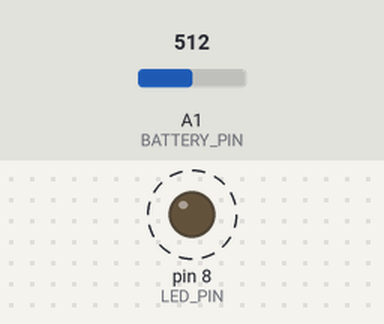
Recording of a sketch running on a simulated Arduino Uno, built with avr-gcc and run on an emulated ATmega328P. Shown: output pins drawn as LEDs (lit = HIGH). Dashed ring = blinking. Inputs (shaded band) come from the test bench; at power-on: A1 (BATTERY_PIN) = 512. What the sketch prints to the serial monitor is not drawn.

Above: at 0.12 s.
Timing chart, 0 to 3.0 s (numbered marks = the images above):
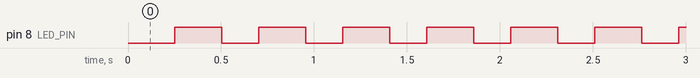

Measured:
- by itself, pin 8 (LED_PIN): alternates HIGH for 0.25 s and LOW for 0.20 s

The sketch:

Voltage.ino
```cpp
#include <Arduino.h>

#define LED_PIN 8
#define BATTERY_PIN 1

float readBatteryVoltage() {
  int sum = 0;

  // Lấy trung bình ADC cho ổn định
  for (int i = 0; i < 10; i++) {
    sum += analogRead(BATTERY_PIN);
    delay(5);
  }

  float adcValue = sum / 10.0;

  // Chuyển sang điện áp
  float v_adc = adcValue * 3.3 / 4095.0;

  // Nhân 2 vì chia áp 100k/100k
  float v_bat = v_adc * 2;

  return v_bat;
}

void setup() {
  pinMode(LED_PIN, OUTPUT);
  Serial.begin(115200);
}

void loop() {
  float voltage = readBatteryVoltage();

  Serial.print("Battery Voltage: ");
  Serial.println(voltage);

  if (voltage <= 3.5) {
    // Pin yếu -> LED chớp (LED active LOW)
    digitalWrite(LED_PIN, LOW);
    delay(200);
    digitalWrite(LED_PIN, HIGH);
    delay(200);
  } else {
    // Pin bình thường -> LED tắt
    digitalWrite(LED_PIN, HIGH);
    delay(500);
  }
}
```
